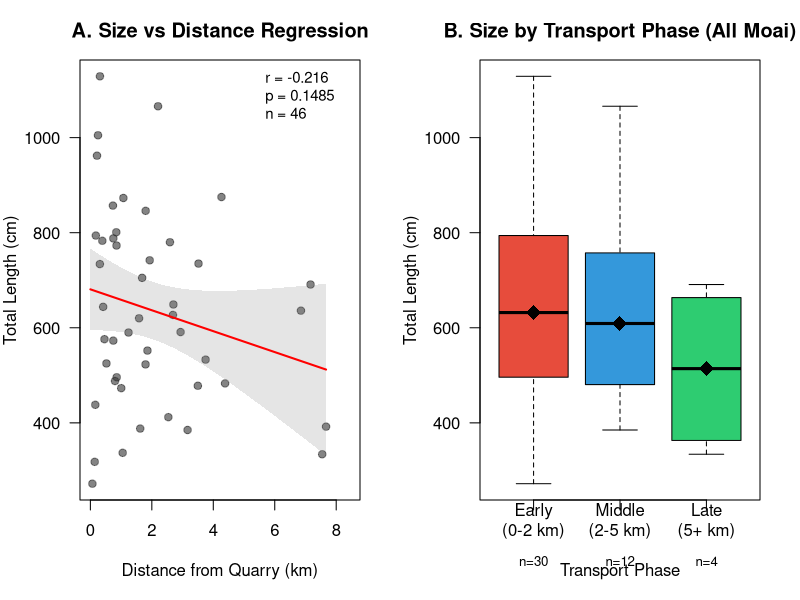
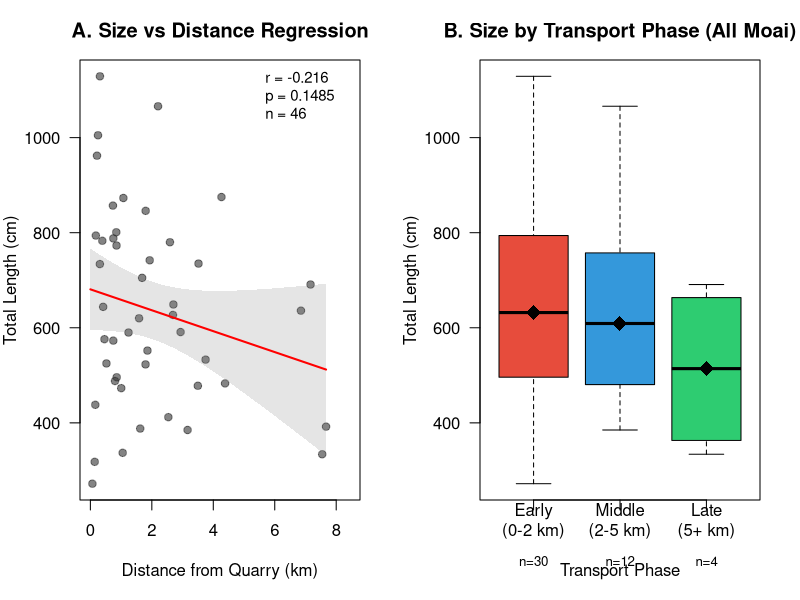
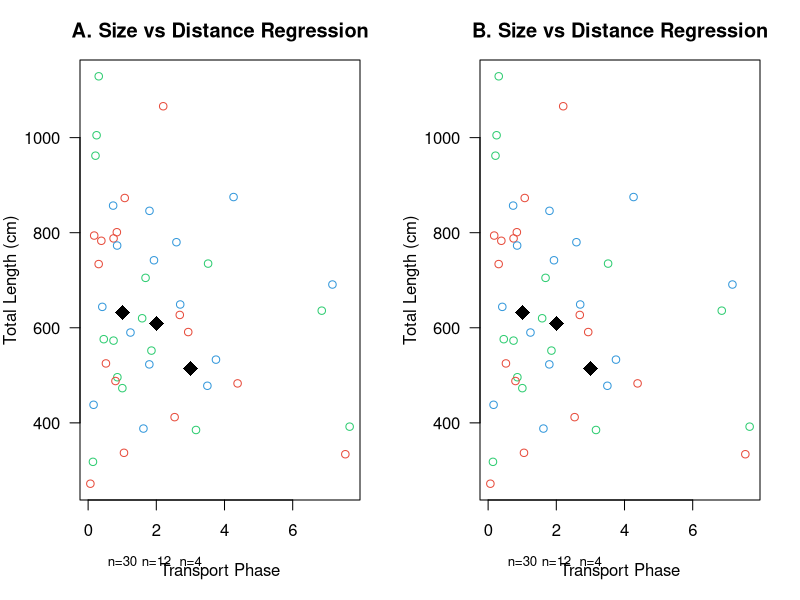
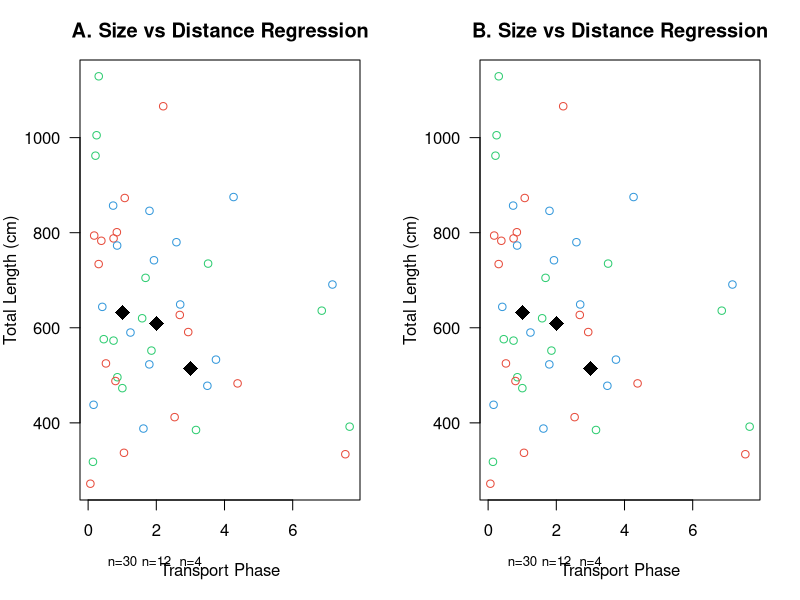

Reproduce these figures in R, in order.
#!/usr/bin/env Rscript
# Figure 13: Analysis of moai size in relation to transport distance
# Creates box plots by transport phase and scatter plot with regression

library(readxl)
library(ggplot2)
library(dplyr)
library(tidyr)
library(svglite)

cat("=== FIGURE 13: SIZE VS TRANSPORT DISTANCE ANALYSIS ===\n\n")

# Load the public database which has size data
public_db <- read_excel("../data/MOAI_DATABASE_PUBLIC.xlsx")

# Get ROAD and QUARRY NOT BEDROCK moai with size data
road_quarry_moai <- public_db %>%
  filter(LOCATION_TYPE %in% c("ROAD", "QUARRY NOT BEDROCK")) %>%
  mutate(
    latitude = as.numeric(latitude),
    longitude = as.numeric(longitude),
    total_length_cm = suppressWarnings(as.numeric(TOTAL_LENGTH_cm)),
    base_width_cm = suppressWarnings(as.numeric(BASE_WIDTHcm)),
    n_fragments = as.character(NUMBER_OF_FRAGMENTS)
  ) %>%
  filter(!is.na(latitude) & !is.na(longitude))

# Calculate distances directly for the road/quarry moai
QUARRY_LAT <- -27.125175
QUARRY_LON <- -109.288170

merged_data <- road_quarry_moai %>%
  mutate(
    lat_diff = (latitude - QUARRY_LAT) * 111000,
    lon_diff = (longitude - QUARRY_LON) * 99000,
    distance_from_quarry_m = sqrt(lat_diff^2 + lon_diff^2),
    distance_from_quarry_km = distance_from_quarry_m / 1000
  ) %>%
  filter(!is.na(distance_from_quarry_km))

# Use ALL moai with size data (not just complete ones) to get better coverage
# This includes fragments but gives us more data points across all distances
moai_with_size <- merged_data %>%
  filter(!is.na(total_length_cm) & total_length_cm > 0) %>%
  mutate(
    height_m = total_length_cm / 100,
    size_metric = ifelse(!is.na(base_width_cm), 
                         total_length_cm * base_width_cm, 
                         total_length_cm * total_length_cm * 0.3),  # Estimate if width missing
    is_complete = (n_fragments == "1" | n_fragments == 1)
  )

cat(sprintf("Moai with size and distance data: %d\n", nrow(moai_with_size)))
cat(sprintf("  Complete moai: %d\n", sum(moai_with_size$is_complete, na.rm = TRUE)))
cat(sprintf("  Fragments: %d\n", sum(!moai_with_size$is_complete, na.rm = TRUE)))

# Use the renamed variable for consistency
complete_moai <- moai_with_size

# Define transport phases based on distance
complete_moai <- complete_moai %>%
  mutate(
    transport_phase = case_when(
      distance_from_quarry_km <= 2 ~ "Early\n(0-2 km)",
      distance_from_quarry_km <= 5 ~ "Middle\n(2-5 km)",
      TRUE ~ "Late\n(5+ km)"
    ),
    transport_phase = factor(transport_phase, 
                            levels = c("Early\n(0-2 km)", "Middle\n(2-5 km)", "Late\n(5+ km)"))
  )

# Calculate phase statistics
phase_stats <- complete_moai %>%
  group_by(transport_phase) %>%
  summarise(
    n = n(),
    mean_height = mean(height_m),
    median_height = median(height_m),
    sd_height = sd(height_m),
    .groups = 'drop'
  )

print(phase_stats)

# Run correlation test
cor_test <- cor.test(complete_moai$distance_from_quarry_km, complete_moai$total_length_cm)
lm_model <- lm(total_length_cm ~ distance_from_quarry_km, data = complete_moai)

cat(sprintf("\nCorrelation Analysis:\n"))
cat(sprintf("Pearson r = %.3f\n", cor_test$estimate))
cat(sprintf("p-value = %.4f\n", cor_test$p.value))
cat(sprintf("R² = %.3f\n", summary(lm_model)$r.squared))

# Create the two-panel figure
par(mfrow = c(1, 2), mar = c(5, 4, 3, 2))

# Panel A: Scatter plot with regression
plot(complete_moai$distance_from_quarry_km, complete_moai$total_length_cm,
     main = "A. Size vs Distance Regression",
     xlab = "Distance from Quarry (km)",
     ylab = "Total Length (cm)",
     pch = 19,
     col = rgb(0.2, 0.2, 0.2, 0.6),
     las = 1,
     xlim = c(0, max(complete_moai$distance_from_quarry_km) * 1.1))

# Add regression line with confidence interval
pred_data <- data.frame(distance_from_quarry_km = seq(0, max(complete_moai$distance_from_quarry_km), 
                                                      length.out = 100))
pred <- predict(lm_model, pred_data, interval = "confidence")

# Add confidence band
polygon(c(pred_data$distance_from_quarry_km, rev(pred_data$distance_from_quarry_km)),
        c(pred[,"lwr"], rev(pred[,"upr"])),
        col = rgb(0.5, 0.5, 0.5, 0.2),
        border = NA)

# Add regression line
lines(pred_data$distance_from_quarry_km, pred[,"fit"], 
      col = "red", lwd = 2)

# Add statistics text
text(max(complete_moai$distance_from_quarry_km) * 0.7, 
     max(complete_moai$total_length_cm) * 0.95,
     sprintf("r = %.3f\np = %.4f\nn = %d", 
             cor_test$estimate, cor_test$p.value, nrow(complete_moai)),
     pos = 4, cex = 0.9)

# Panel B: Box plots by transport phase
phase_counts <- table(complete_moai$transport_phase)
medians <- tapply(complete_moai$total_length_cm, complete_moai$transport_phase, median)

boxplot(total_length_cm ~ transport_phase, data = complete_moai,
        main = "B. Size by Transport Phase (All Moai)",
        xlab = "Transport Phase",
        ylab = "Total Length (cm)",
        col = c("#e74c3c", "#3498db", "#2ecc71"),
        las = 1,
        outline = TRUE)

# Add sample sizes
mtext(side = 1, at = 1:3, text = paste0("n=", phase_counts), 
      line = 2.5, cex = 0.8)

# Add median values
points(1:3, medians, pch = 18, cex = 2, col = "black")

# Save the figure
if (!dir.exists("../figures")) {
  dir.create("../figures")
}

# Save in multiple formats
# High resolution PNG (600 dpi)
png("../figures/Figure_13_size_distance_analysis.png", 
    width = 10, height = 5, units = "in", res = 600)
par(mfrow = c(1, 2), mar = c(5, 4, 3, 2))

# Recreate Panel A for PNG
plot(complete_moai$distance_from_quarry_km, complete_moai$total_length_cm,
     main = "A. Size vs Distance Regression",
     xlab = "Distance from Quarry (km)",
     ylab = "Total Length (cm)",
     pch = 19,
     col = rgb(0.2, 0.2, 0.2, 0.6),
     las = 1,
     xlim = c(0, max(complete_moai$distance_from_quarry_km) * 1.1))
polygon(c(pred_data$distance_from_quarry_km, rev(pred_data$distance_from_quarry_km)),
        c(pred[,"lwr"], rev(pred[,"upr"])),
        col = rgb(0.5, 0.5, 0.5, 0.2),
        border = NA)
lines(pred_data$distance_from_quarry_km, pred[,"fit"], 
      col = "red", lwd = 2)
text(max(complete_moai$distance_from_quarry_km) * 0.7, 
     max(complete_moai$total_length_cm) * 0.95,
     sprintf("r = %.3f\np = %.4f\nn = %d", 
             cor_test$estimate, cor_test$p.value, nrow(complete_moai)),
     pos = 4, cex = 0.9)

# Recreate Panel B for PNG (now box plots)
boxplot(total_length_cm ~ transport_phase, data = complete_moai,
        main = "B. Size by Transport Phase (All Moai)",
        xlab = "Transport Phase",
        ylab = "Total Length (cm)",
        col = c("#e74c3c", "#3498db", "#2ecc71"),
        las = 1,
        outline = TRUE)
mtext(side = 1, at = 1:3, text = paste0("n=", phase_counts), 
      line = 2.5, cex = 0.8)
points(1:3, medians, pch = 18, cex = 2, col = "black")
dev.off()

# Low resolution preview PNG (150 dpi)
png("../figures/Figure_13_size_distance_analysis_preview.png", 
    width = 10, height = 5, units = "in", res = 150)
par(mfrow = c(1, 2), mar = c(5, 4, 3, 2))

# Recreate Panel A for preview PNG
plot(complete_moai$distance_from_quarry_km, complete_moai$total_length_cm,
     main = "A. Size vs Distance Regression",
        xlab = "Transport Phase",
        ylab = "Total Length (cm)",
        col = c("#e74c3c", "#3498db", "#2ecc71"),
        las = 1,
        outline = TRUE)
mtext(side = 1, at = 1:3, text = paste0("n=", phase_counts), 
      line = 2.5, cex = 0.8)
points(1:3, medians, pch = 18, cex = 2, col = "black")

# Recreate Panel B for preview PNG
plot(complete_moai$distance_from_quarry_km, complete_moai$total_length_cm,
     main = "B. Size vs Distance Regression",
        xlab = "Transport Phase",
        ylab = "Total Length (cm)",
        col = c("#e74c3c", "#3498db", "#2ecc71"),
        las = 1,
        outline = TRUE)
mtext(side = 1, at = 1:3, text = paste0("n=", phase_counts), 
      line = 2.5, cex = 0.8)
points(1:3, medians, pch = 18, cex = 2, col = "black")
dev.off()

pdf("../figures/Figure_13_size_distance_analysis.pdf", width = 10, height = 5)
par(mfrow = c(1, 2), mar = c(5, 4, 3, 2))

# Repeat Panel A for PDF
plot(complete_moai$distance_from_quarry_km, complete_moai$total_length_cm,
     main = "A. Size vs Distance Regression",
        xlab = "Transport Phase",
        ylab = "Total Length (cm)",
        col = c("#e74c3c", "#3498db", "#2ecc71"),
        las = 1,
        outline = TRUE)
mtext(side = 1, at = 1:3, text = paste0("n=", phase_counts), 
      line = 2.5, cex = 0.8)
points(1:3, medians, pch = 18, cex = 2, col = "black")

# Repeat Panel B for PDF
plot(complete_moai$distance_from_quarry_km, complete_moai$total_length_cm,
     main = "B. Size vs Distance Regression",
        xlab = "Transport Phase",
        ylab = "Total Length (cm)",
        col = c("#e74c3c", "#3498db", "#2ecc71"),
        las = 1,
        outline = TRUE)
mtext(side = 1, at = 1:3, text = paste0("n=", phase_counts), 
      line = 2.5, cex = 0.8)
points(1:3, medians, pch = 18, cex = 2, col = "black")
dev.off()

# Save statistics
write.csv(phase_stats, "../figures/Figure_13_phase_statistics.csv", row.names = FALSE)
write.csv(complete_moai %>% 
          select(distance_from_quarry_km, total_length_cm, height_m, transport_phase),
          "../figures/Figure_13_analysis_data.csv", row.names = FALSE)

cat("\n=== FIGURE 13 CREATED SUCCESSFULLY ===\n")
cat("Files saved:\n")
cat("- Figure_13_size_distance_analysis.png (600 dpi)\n")
cat("- Figure_13_size_distance_analysis_preview.png (150 dpi)\n") 
cat("- Figure_13_size_distance_analysis.pdf\n")
cat("- Figure_13_phase_statistics.csv\n")
cat("- Figure_13_analysis_data.csv\n")

cat("\n=== KEY FINDINGS ===\n")
if(cor_test$p.value < 0.05) {
  cat("Significant negative correlation between size and distance\n")
  cat("Larger moai tend to be found closer to the quarry\n")
} else {
  cat("No significant correlation between size and distance\n")
  cat("Moai size does not predict transport distance\n")
}
